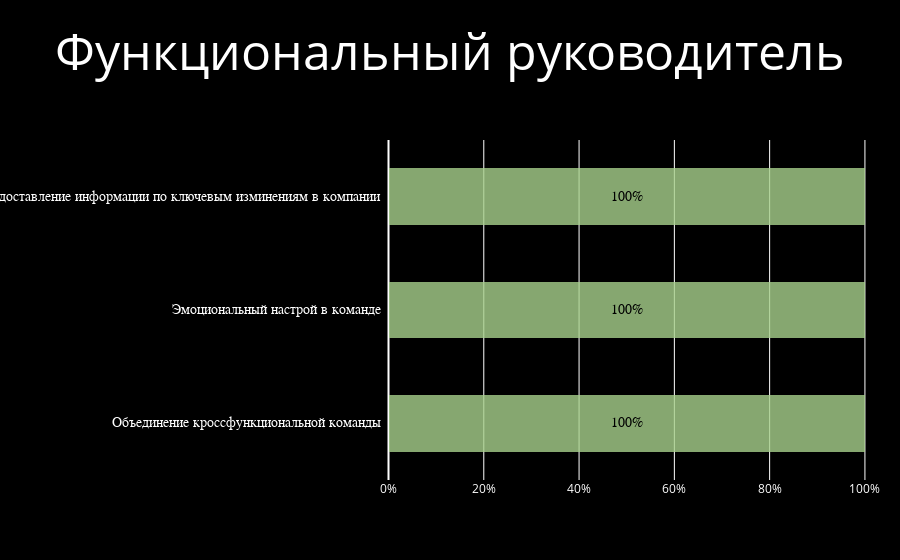

Here is the notebook cell this chart was saved with:
### Code cell
create_plot("Александр Альфонс", "Функциональный руководитель", collector)

### Figure 1 — Plotly figure (JSON) as saved in the notebook; plotly's stock layout.template omitted (floating-point values rounded to 4 significant figures)
{"data": [{"marker": {"color": "rgba(168,209,141,0.8)", "line": {"width": 0}}, "orientation": "h", "type": "bar", "width": 0.5, "x": [1], "y": ["Объединение кроссфункциональной команды"]}, {"marker": {"color": "rgba(168,209,141,0.8)", "line": {"width": 0}}, "orientation": "h", "type": "bar", "width": 0.5, "x": [1], "y": ["Эмоциональный настрой в команде"]}, {"marker": {"color": "rgba(168,209,141,0.8)", "line": {"width": 0}}, "orientation": "h", "type": "bar", "width": 0.5, "x": [1], "y": ["Предоставление информации по ключевым изминениям в компании"]}, {"marker": {"color": "rgba(251,114,134,0.8)", "line": {"width": 0}}, "orientation": "h", "type": "bar", "width": 0.5, "x": [0], "y": ["Объединение кроссфункциональной команды"]}, {"marker": {"color": "rgba(251,114,134,0.8)", "line": {"width": 0}}, "orientation": "h", "type": "bar", "width": 0.5, "x": [0], "y": ["Эмоциональный настрой в команде"]}, {"marker": {"color": "rgba(251,114,134,0.8)", "line": {"width": 0}}, "orientation": "h", "type": "bar", "width": 0.5, "x": [0], "y": ["Предоставление информации по ключевым изминениям в компании"]}], "layout": {"annotations": [{"align": "right", "font": {"color": "rgb(255, 255, 255)", "family": "Arial", "size": 14}, "showarrow": false, "text": "Объединение кроссфункциональной команды", "x": 0.14, "xanchor": "right", "xref": "paper", "y": "Объединение кроссфункциональной команды", "yref": "y"}, {"font": {"color": "rgb(0, 0, 0)", "family": "Arial", "size": 14}, "showarrow": false, "text": "100%", "x": 0.5, "xref": "x", "y": "Объединение кроссфункциональной команды", "yref": "y"}, {"align": "right", "font": {"color": "rgb(255, 255, 255)", "family": "Arial", "size": 14}, "showarrow": false, "text": "Эмоциональный настрой в команде", "x": 0.14, "xanchor": "right", "xref": "paper", "y": "Эмоциональный настрой в команде", "yref": "y"}, {"font": {"color": "rgb(0, 0, 0)", "family": "Arial", "size": 14}, "showarrow": false, "text": "100%", "x": 0.5, "xref": "x", "y": "Эмоциональный настрой в команде", "yref": "y"}, {"align": "right", "font": {"color": "rgb(255, 255, 255)", "family": "Arial", "size": 14}, "showarrow": false, "text": "Предоставление информации по ключевым изминениям в компании", "x": 0.14, "xanchor": "right", "xref": "paper", "y": "Предоставление информации по ключевым изминениям в компании", "yref": "y"}, {"font": {"color": "rgb(0, 0, 0)", "family": "Arial", "size": 14}, "showarrow": false, "text": "100%", "x": 0.5, "xref": "x", "y": "Предоставление информации по ключевым изминениям в компании", "yref": "y"}], "barmode": "stack", "margin": {"b": 80, "l": 300, "r": 10, "t": 140}, "paper_bgcolor": "rgb(0, 0, 0)", "plot_bgcolor": "rgb(0, 0, 0)", "showlegend": false, "title": {"font": {"color": "rgb(255, 255, 255)", "size": 50}, "text": "Функциональный руководитель", "x": 0.5}, "xaxis": {"color": "white", "domain": [0.15, 1], "showgrid": true, "showline": false, "showticklabels": true, "tickformat": "0.00%", "zeroline": true}, "yaxis": {"showgrid": false, "showline": false, "showticklabels": false, "zeroline": false}}}
